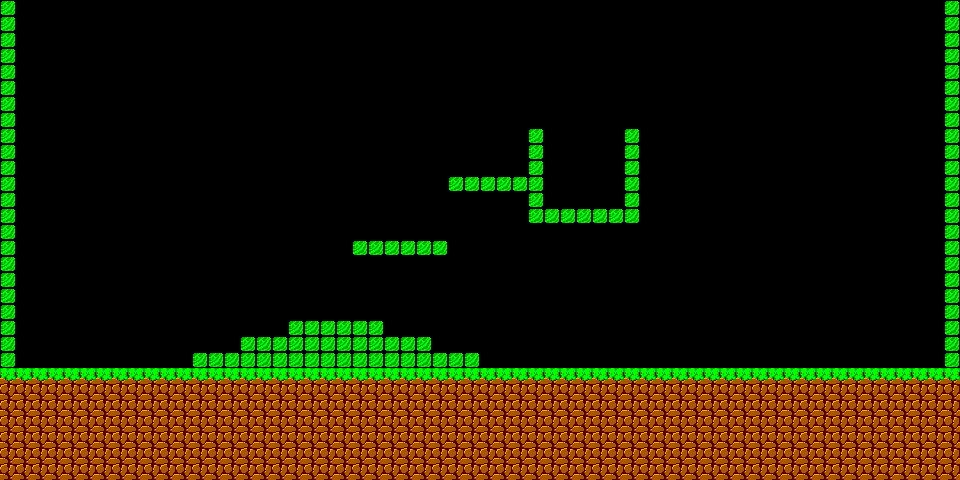

This game map was drawn from its Tiled (.tmx) file and the tilesets committed beside it. A one-line description and the trimmed map source follow:
An orthogonal 60x30 tile map with 16x16 px tiles, 1 tile layer (Tile Layer 1) and 3 objects (2x jfrog, evilBird).

<map version="1.0" orientation="orthogonal" renderorder="right-down" width="60" height="30" tilewidth="16" tileheight="16" nextobjectid="4">
 <tileset firstgid="1" name="level_1" tilewidth="16" tileheight="16">
  <image source="res/sprites/level_1.png" width="96" height="96" />
  <tile id="0">
   <properties>
    <property name="destructible" value="false" />
    <property name="solid" value="true" />
   </properties>
  </tile>
  <tile id="1">
   <properties>
    <property name="destructible" value="false" />
    <property name="solid" value="true" />
   </properties>
  </tile>
  <tile id="2">
   <properties>
    <property name="destructible" value="false" />
    <property name="solid" value="true" />
   </properties>
  </tile>
  <tile id="3">
   <properties>
    <property name="destructible" value="false" />
    <property name="solid" value="true" />
   </properties>
  </tile>
  <tile id="4">
   <properties>
    <property name="destructible" value="false" />
   </properties>
  </tile>
  <tile id="5">
   <properties>
    <property name="destructible" value="false" />
   </properties>
  </tile>
  <tile id="6">
   <properties>
    <property name="destructible" value="false" />
    <property name="solid" value="true" />
   </properties>
  </tile>
  <tile id="7">
   <properties>
    <property name="destructible" value="false" />
    <property name="solid" value="true" />
   </properties>
  </tile>
  <tile id="8">
   <properties>
    <property name="destructible" value="false" />
    <property name="solid" value="true" />
   </properties>
  </tile>
  <tile id="9">
   <properties>
    <property name="destructible" value="false" />
    <property name="solid" value="true" />
   </properties>
  </tile>
  <tile id="10">
   <properties>
    <property name="destructible" value="false" />
    <property name="solid" value="true" />
   </properties>
  </tile>
  <tile id="11">
   <properties>
    <property name="destructible" value="false" />
   </properties>
  </tile>
  <tile id="12">
   <properties>
    <property name="destructible" value="false" />
    <property name="solid" value="true" />
   </properties>
  </tile>
  <tile id="13">
   <properties>
    <property name="destructible" value="false" />
    <property name="solid" value="true" />
   </properties>
  </tile>
  <tile id="14">
   <properties>
    <property name="destructible" value="false" />
    <property name="solid" value="true" />
   </properties>
  </tile>
  <tile id="15">
   <properties>
    <property name="destructible" value="false" />
    <property name="solid" value="true" />
   </properties>
  </tile>
  <tile id="16">
   <properties>
    <property name="destructible" value="false" />
    <property name="solid" value="true" />
   </properties>
  </tile>
  <tile id="17">
   <properties>
    <property name="destructible" value="false" />
   </properties>
  </tile>
  <tile id="18">
   <properties>
    <property name="destructible" value="true" />
    <property name="solid" value="true" />
   </properties>
  </tile>
  <tile id="19">
   <properties>
    <property name="destructible" value="true" />
    <property name="solid" value="true" />
   </properties>
  </tile>
  <tile id="20">
   <properties>
    <property name="destructible" value="false" />
   </properties>
  </tile>
  <tile id="21">
   <properties>
    <property name="destructible" value="false" />
   </properties>
  </tile>
  <tile id="22">
   <properties>
    <property name="destructible" value="false" />
   </properties>
  </tile>
  <tile id="23">
   <properties>
    <property name="destructible" value="false" />
   </properties>
  </tile>
  <tile id="24">
   <properties>
    <property name="destructible" value="false" />
    <property name="solid" value="true" />
   </properties>
  </tile>
  <tile id="25">
   <properties>
    <property name="destructible" value="false" />
    <property name="solid" value="true" />
   </properties>
  </tile>
  <tile id="26">
   <properties>
    <property name="destructible" value="false" />
    <property name="solid" value="true" />
   </properties>
  </tile>
  <tile id="27">
   <properties>
    <property name="destructible" value="false" />
    <property name="solid" value="true" />
   </properties>
  </tile>
  <tile id="28">
   <properties>
    <property name="destructible" value="false" />
    <property name="solid" value="true" />
   </properties>
  </tile>
  <tile id="29">
   <properties>
    <property name="destructible" value="false" />
    <property name="solid" value="true" />
   </properties>
  </tile>
  <tile id="30">
   <properties>
    <property name="destructible" value="false" />
   </properties>
  </tile>
  <tile id="31">
   <properties>
    <property name="destructible" value="false" />
   </properties>
  </tile>
  <tile id="32">
   <properties>
    <property name="destructible" value="false" />
   </properties>
  </tile>
  <tile id="33">
   <properties>
    <property name="destructible" value="false" />
   </properties>
  </tile>
  <tile id="34">
   <properties>
    <property name="destructible" value="false" />
   </properties>
  </tile>
  <tile id="35">
   <properties>
    <property name="destructible" value="false" />
    <property name="solid" value="true" />
   </properties>
  </tile>
 </tileset>
 <layer name="Tile Layer 1" width="60" height="30">
  <data>[1800 cells, 530 non-empty, 3 distinct tile ids]</data>
 </layer>
 <objectgroup name="Entities">
  <object id="1" type="jfrog" x="576" y="176" width="16" height="16" />
  <object id="2" type="evilBird" x="752" y="176" width="16" height="16" />
  <object id="3" type="jfrog" x="816" y="336" width="16" height="16" />
 </objectgroup>
</map>